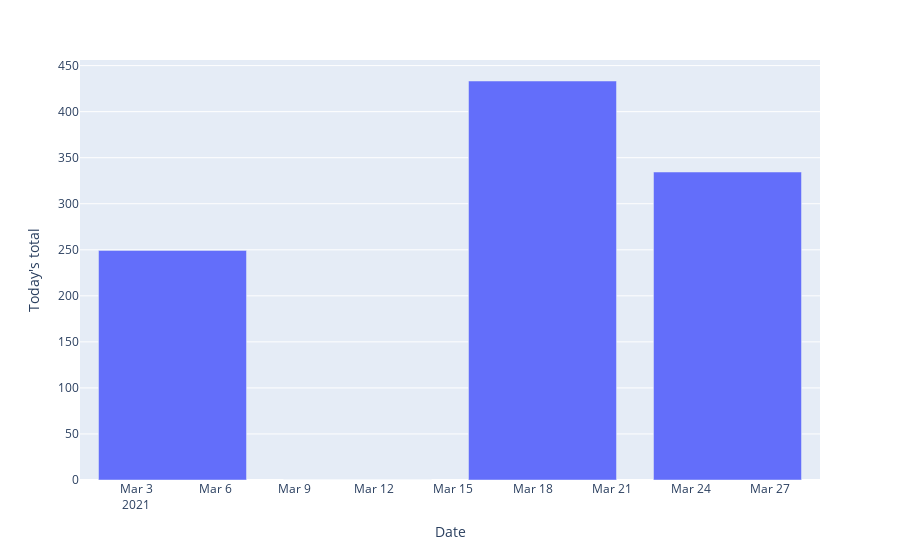

Notebook code cell kept with this figure:
### Code cell
fig_thu = px.bar(thu_at_nine, y="Today's total")
fig_thu.show()

### Figure 1 — Plotly figure (JSON) as saved in the notebook; plotly's stock layout.template omitted (floating-point values rounded to 4 significant figures)
{"data": [{"alignmentgroup": "True", "hovertemplate": "Date=%{x}<br>Today's total=%{y}<extra></extra>", "legendgroup": "", "marker": {"color": "#636efa"}, "name": "", "offsetgroup": "", "orientation": "v", "showlegend": false, "textposition": "auto", "type": "bar", "x": ["2021-03-04T09:00:00", "2021-03-11T09:00:00", "2021-03-18T09:00:00", "2021-03-25T09:00:00"], "xaxis": "x", "y": [249.3, 0, 433.3, 334.5], "yaxis": "y"}], "layout": {"barmode": "relative", "legend": {"tracegroupgap": 0}, "margin": {"t": 60}, "xaxis": {"anchor": "y", "domain": [0, 1], "title": {"text": "Date"}}, "yaxis": {"anchor": "x", "domain": [0, 1], "title": {"text": "Today's total"}}}}
